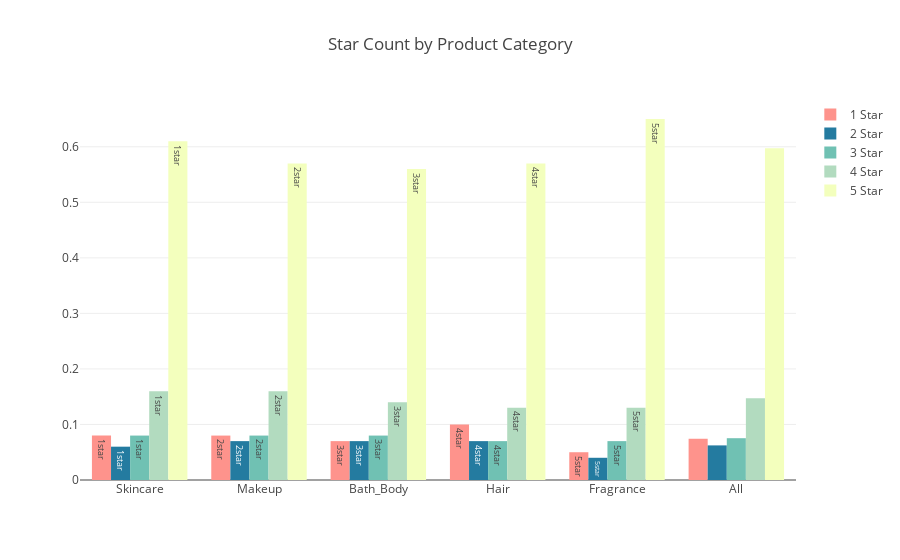

This figure's notebook cell:
### Markdown cell above
# Star Distribution

### Code cell
starcount=df[['1StarCount%', '2StarCount%', '3StarCount%', '4StarCount%', '5StarCount%', 'Category']]
labels_starcount=['1StarCount', '2StarCount', '3StarCount', '4StarCount', '5StarCount']
skincare_starcount=starcount[starcount.Category == 'skincare'].mean().round(2)
makeup_starcount=starcount[starcount.Category == 'makeup'].mean().round(2)
bath_starcount=starcount[starcount.Category == 'bath_body'].mean().round(2)
hair_starcount=starcount[starcount.Category == 'hair'].mean().round(2)
fragrance_starcount=starcount[starcount.Category == 'fragrance'].mean().round(2)
all_starcount=df[['1StarCount%', '2StarCount%', '3StarCount%', '4StarCount%', '5StarCount%']].mean()
star_text=['1star', '2star', '3star', '4star', '5star']
categories=['Skincare', 'Makeup', 'Bath_Body', 'Hair', 'Fragrance', 'All']
star_colors=['rgba(254, 147, 140, 1)', 'rgba(36, 123, 160, 1)', 'rgba(112, 193, 179, 1)','rgba(178, 219, 191, 1)', 'rgba(243, 255, 189, 1)']
data_star = [go.Bar(x=categories,
               y=[skincare_starcount[0],makeup_starcount[0], bath_starcount[0], hair_starcount[0],fragrance_starcount[0], all_starcount[0]],
                text=star_text, 
                name = '1 Star', 
                marker=dict(color = star_colors[0])), 
        go.Bar(x=categories,
               y=[skincare_starcount[1],makeup_starcount[1], bath_starcount[1], hair_starcount[1],fragrance_starcount[1], all_starcount[1]], 
              text=star_text, 
              name = '2 Star', 
              marker=dict(color = star_colors[1])),
        go.Bar(x=categories,
               y=[skincare_starcount[2],makeup_starcount[2], bath_starcount[2], hair_starcount[2],fragrance_starcount[2], all_starcount[2]],
              text=star_text, 
              name='3 Star', 
              marker=dict(color = star_colors[2])), 
        go.Bar(x=categories,
               y=[skincare_starcount[3],makeup_starcount[3], bath_starcount[3], hair_starcount[3],fragrance_starcount[3], all_starcount[3]],
              text=star_text, 
              name='4 Star', 
              marker=dict(color = star_colors[3])), 
        go.Bar(x=categories,
               y=[skincare_starcount[4],makeup_starcount[4], bath_starcount[4], hair_starcount[4],fragrance_starcount[4], all_starcount[4]], 
              text=star_text, 
              name='5 Star', 
               marker=dict(color = star_colors[4]))]
layout_star = go.Layout(title='Star Count by Product Category', orientation=90)
fig_star = go.Figure(data=data_star, layout=layout_star)
plotly.offline.iplot(fig_star)

### Figure 1 — Plotly figure (JSON) as saved in the notebook; plotly's stock layout.template omitted (floating-point values rounded to 4 significant figures)
{"data": [{"marker": {"color": "rgba(254, 147, 140, 1)"}, "name": "1 Star", "text": ["1star", "2star", "3star", "4star", "5star"], "type": "bar", "uid": "56c49b92-c7fa-11e8-821c-8438355abfbc", "x": ["Skincare", "Makeup", "Bath_Body", "Hair", "Fragrance", "All"], "y": [0.08, 0.08, 0.07, 0.1, 0.05, 0.07426]}, {"marker": {"color": "rgba(36, 123, 160, 1)"}, "name": "2 Star", "text": ["1star", "2star", "3star", "4star", "5star"], "type": "bar", "uid": "56c49da4-c7fa-11e8-b481-8438355abfbc", "x": ["Skincare", "Makeup", "Bath_Body", "Hair", "Fragrance", "All"], "y": [0.06, 0.07, 0.07, 0.07, 0.04, 0.0623]}, {"marker": {"color": "rgba(112, 193, 179, 1)"}, "name": "3 Star", "text": ["1star", "2star", "3star", "4star", "5star"], "type": "bar", "uid": "56c49eba-c7fa-11e8-9c61-8438355abfbc", "x": ["Skincare", "Makeup", "Bath_Body", "Hair", "Fragrance", "All"], "y": [0.08, 0.08, 0.08, 0.07, 0.07, 0.07526]}, {"marker": {"color": "rgba(178, 219, 191, 1)"}, "name": "4 Star", "text": ["1star", "2star", "3star", "4star", "5star"], "type": "bar", "uid": "56c49f98-c7fa-11e8-a164-8438355abfbc", "x": ["Skincare", "Makeup", "Bath_Body", "Hair", "Fragrance", "All"], "y": [0.16, 0.16, 0.14, 0.13, 0.13, 0.1471]}, {"marker": {"color": "rgba(243, 255, 189, 1)"}, "name": "5 Star", "text": ["1star", "2star", "3star", "4star", "5star"], "type": "bar", "uid": "56c4a074-c7fa-11e8-97b2-8438355abfbc", "x": ["Skincare", "Makeup", "Bath_Body", "Hair", "Fragrance", "All"], "y": [0.61, 0.57, 0.56, 0.57, 0.65, 0.5971]}], "layout": {"orientation": 90, "title": "Star Count by Product Category"}}
